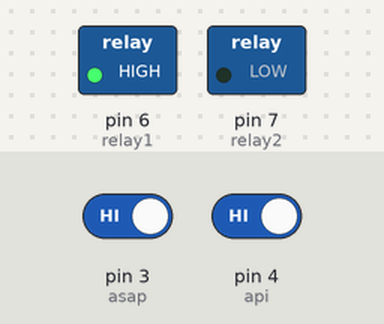
The sketch below on a simulated Arduino Uno, built with avr-gcc and run on an emulated ATmega328P. Parts: switched loads named in the sketch (green lamp = pin HIGH). The test bench sets the inputs (shaded band); at power-on: pin 3 (asap) HIGH, pin 4 (api) HIGH.

Above: at 1.2 s.
1.3 s: pin 3 (asap) driven LOW
At 1.9 s:
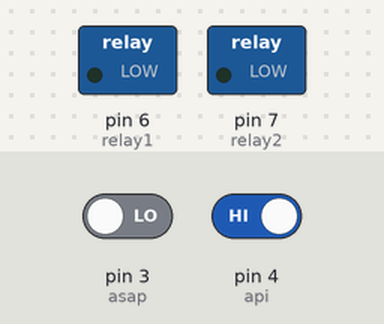
2.8 s: pin 3 (asap) driven HIGH
At 4.0 s:
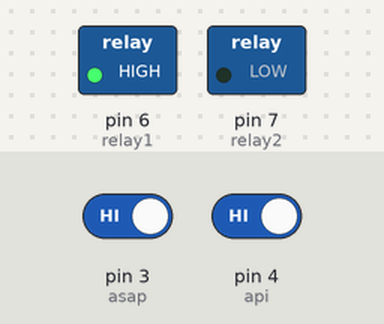
4.3 s: pin 4 (api) driven LOW
At 5.3 s:
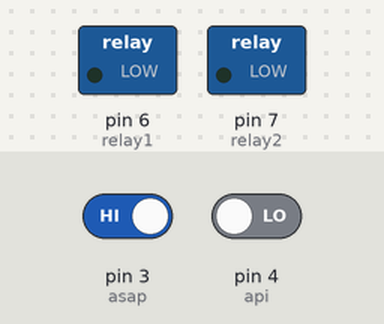
Timing chart, 0 to 7.3 s (numbered marks = the images above; inputs shaded):
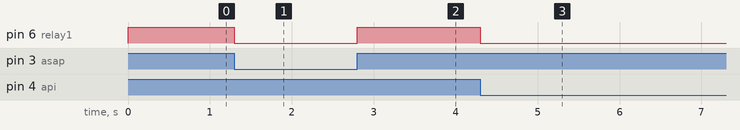

The sketch:

sketch_apidangas.ino
```cpp
// inialisasi pin tombol
int relay1=6;
int relay2=7;
int baca;
int baca1;
int api=4;
int asap=3;


void setup() {
  // put your setup code here, to run once:

 pinMode(api,INPUT);
 pinMode(asap,INPUT);
 pinMode(relay1, OUTPUT);
 pinMode(relay2, OUTPUT);
 Serial.begin(9600);

}

void loop() {
 baca=digitalRead(asap);
 baca1=digitalRead(api);

 if (baca1==LOW || baca==LOW ){
  digitalWrite(relay1,LOW);
  digitalWrite(relay2,LOW);

 }

 else{
  digitalWrite(relay1,HIGH);

 }


}
```

Measured:
- after the input at 1.3 s, pin 6 (relay1): HIGH → LOW at once
- after the input at 2.8 s, pin 6 (relay1): LOW → HIGH at once
- after the input at 4.3 s, pin 6 (relay1): HIGH → LOW at once
